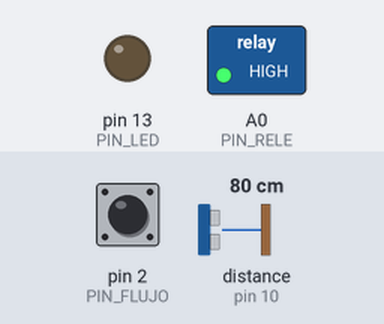
Simulated run of this sketch. Board: Arduino Uno, built with avr-gcc and run on an emulated ATmega328P. Parts: switched loads named in the sketch (green lamp = pin HIGH), output pins drawn as LEDs (lit = HIGH). Wiring (inferred from the names in the program): ultrasonic range finder: trigger pin 9; echo pin 10. The inputs (shaded band) are chosen by the test bench; at power-on: distance to the obstacle (sensor on pin 10) 80 cm, pin 2 (PIN_FLUJO) HIGH. The echo pulse lasts 58.3 µs per cm; pins used as bus, display or sensor lines are not drawn; what the sketch prints to the serial monitor is not drawn.

Above: at 1.2 s.
1.3 s: distance to the obstacle (sensor on pin 10) set to 6 cm
3.2 s: distance to the obstacle (sensor on pin 10) set to 3 cm
At 3.7 s:
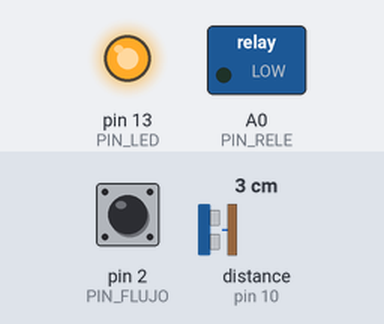
Timing chart, 0 to 6.2 s (numbered marks = the images above; inputs shaded):
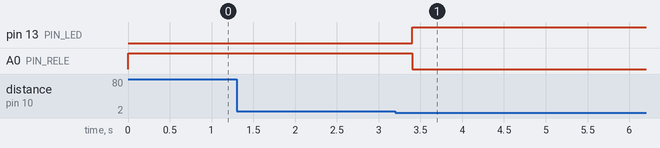

Measured:
- the behaviour switches between 5 and 4 cm on distance to the obstacle (sensor on pin 10) (found by bisection; images 0 and 1)
- after the input at 1.3 s, every drawn part: stays the same
- after the input at 3.2 s, pin 13 (PIN_LED): LOW → HIGH after 0.20 s; A0 (PIN_RELE): HIGH → LOW after 0.20 s

The sketch:

bomba_agua_uno.ino
```cpp
/*
  ===================================================================
   SCALL – Sistema de captación de agua de lluvia
   Versión Arduino UNO (sin WiFi, control local)
  ===================================================================
   La bomba arranca APAGADA.
     · Algo/agua a menos de DIST_ENCENDER_CM (4 cm) del HC-SR04
       → enciende la motobomba para vaciar el tanque.
     · Nada a esa distancia (>= DIST_APAGAR_CM) → apaga la motobomba.
       Los 0,5 cm de diferencia solo absorben el ruido del sensor.
       Para vaciar más el tanque, sube DIST_APAGAR_CM (por ejemplo, a
       la distancia entre el sensor y el fondo menos 2 cm).
   El YF-S201 solo informa caudal y litros por el Monitor Serie.
   El LED integrado (pin 13) se enciende junto con la bomba.

   Conexiones (el UNO trabaja a 5 V: NO se usan los divisores
   R1–R4 del esquemático de la ESP32, los cables van directos):
     HC-SR04  VCC→5V   GND→GND   TRIG→D9   ECHO→D10
     YF-S201  Rojo→5V  Negro→GND Amarillo→D2
     Relé     DC+→5V   DC-→GND   IN1→A0    (IN2 sin conectar)
              Jumper S1 en HIGH
              COM1→+5V fuente externa   NO1→cable rojo bomba
              Cable blanco bomba→ - fuente externa
              Diodo 1N4007 en paralelo con la bomba, franja hacia el rojo
     Opcional: resistencia de 10 kΩ de IN1 a GND para que el relé no
     se active mientras el UNO arranca.

   Arduino IDE:
     · Placa: "Arduino Uno"
     · Monitor Serie a 9600 baudios
     · No necesita librerías externas
  ===================================================================
*/

// --- Pines ---
#define PIN_TRIG   9
#define PIN_ECHO   10
#define PIN_FLUJO  2      // D2 = interrupción externa INT0
#define PIN_RELE   A0     // A0 usado como salida digital
#define PIN_LED    LED_BUILTIN

// true  = el relé se activa con HIGH (jumper S1 en HIGH)
// false = el relé se activa con LOW  (módulos de 1 canal sin jumper, como el
//         SRD-05VDC-SL-C con LED rojo de power y LED verde de relé activo)
// Prueba: con bomba=OFF en el Monitor Serie, el LED verde debe estar apagado.
const bool RELE_ACTIVO_ALTO = false;

// --- Control por nivel ---
const float         DIST_ENCENDER_CM    = 4.0;   // menos de esto → bomba ON
const float         DIST_APAGAR_CM      = 4.5;   // esto o más     → bomba OFF
const unsigned long T_MIN_CAMBIO_MS     = 2000;  // evita que el relé "tiemble"
const unsigned long T_SENSOR_PERDIDO_MS = 2000;  // sin lecturas válidas → apaga

// --- Caudalímetro ---
const float PULSOS_POR_LITRO = 450.0;            // YF-S201: F(Hz) = 7.5 × Q(L/min)

// --- Tiempos ---
const unsigned long T_LECTURA_US_MS = 100;       // lectura ultrasónica
const unsigned long T_CAUDAL_MS     = 1000;      // cálculo de caudal
const unsigned long T_REPORTE_MS    = 1000;      // Monitor Serie

// ----------------------------- Estado --------------------------------
bool  bomba       = false;
bool  sensorOk    = false;
float distanciaCm = -1;
float caudalLmin  = 0;
float litrosTotal = 0;

unsigned long tUltimaValida = 0, tUltimoCambio = 0;
unsigned long tLecturaUS = 0, tCaudal = 0, tReporte = 0;

// Caudalímetro (interrupción)
volatile unsigned long pulsos = 0;
void isrFlujo() { pulsos++; }

// Mediana de las últimas lecturas ultrasónicas
const int N_MUESTRAS = 5;
float muestras[N_MUESTRAS];
int   nMuestras = 0, iMuestra = 0;

// ----------------------------- Relé ----------------------------------
void escribirRele(bool on) {
  digitalWrite(PIN_RELE, (on == RELE_ACTIVO_ALTO) ? HIGH : LOW);
  digitalWrite(PIN_LED, on ? HIGH : LOW);
}

void setBomba(bool on, const char* porque) {
  if (on == bomba) return;
  bomba = on;
  escribirRele(on);
  tUltimoCambio = millis();
  Serial.print(F("[BOMBA] "));
  Serial.print(on ? F("ENCENDIDA") : F("APAGADA"));
  Serial.print(F(" ("));
  Serial.print(porque);
  Serial.println(F(")"));
}

// ------------------------- Sensor ultrasónico -------------------------
float medirDistanciaCm() {
  digitalWrite(PIN_TRIG, LOW);  delayMicroseconds(2);
  digitalWrite(PIN_TRIG, HIGH); delayMicroseconds(10);
  digitalWrite(PIN_TRIG, LOW);
  unsigned long us = pulseIn(PIN_ECHO, HIGH, 25000UL);   // máx ~4 m
  if (us == 0) return -1;                                // sin eco
  float cm = us * 0.0343f / 2.0f;
  if (cm < 1.0f || cm > 400.0f) return -1;               // fuera de rango
  return cm;
}

float mediana() {
  float t[N_MUESTRAS];
  for (int i = 0; i < nMuestras; i++) t[i] = muestras[i];
  for (int i = 1; i < nMuestras; i++) {                  // ordenamiento por inserción
    float v = t[i]; int j = i - 1;
    while (j >= 0 && t[j] > v) { t[j + 1] = t[j]; j--; }
    t[j + 1] = v;
  }
  return t[nMuestras / 2];
}

void actualizarNivel() {
  float cm = medirDistanciaCm();
  if (cm > 0) {
    muestras[iMuestra] = cm;
    iMuestra = (iMuestra + 1) % N_MUESTRAS;
    if (nMuestras < N_MUESTRAS) nMuestras++;
    distanciaCm = mediana();
    tUltimaValida = millis();
  }
  bool ok = nMuestras > 0 && (millis() - tUltimaValida < T_SENSOR_PERDIDO_MS);
  if (ok != sensorOk) {
    sensorOk = ok;
    Serial.println(ok ? F("[NIVEL] sensor OK") : F("[NIVEL] sensor SIN LECTURA"));
  }
}

// ---------------------------- Caudalímetro ----------------------------
void actualizarCaudal() {
  unsigned long ahora = millis();
  unsigned long dt = ahora - tCaudal;
  if (dt < T_CAUDAL_MS) return;
  tCaudal = ahora;

  noInterrupts();
  unsigned long p = pulsos;
  pulsos = 0;
  interrupts();

  float hz = p * 1000.0f / dt;
  caudalLmin = hz / 7.5f;
  litrosTotal += p / PULSOS_POR_LITRO;
}

// ------------------------------ Control -------------------------------
void controlBomba() {
  if (!sensorOk) { setBomba(false, "sin lectura de nivel"); return; }
  if (millis() - tUltimoCambio < T_MIN_CAMBIO_MS) return;   // anti-rebote

  if (!bomba && distanciaCm < DIST_ENCENDER_CM)       setBomba(true,  "agua cerca del sensor");
  else if (bomba && distanciaCm >= DIST_APAGAR_CM)    setBomba(false, "nada cerca del sensor");
}

// ------------------------------- Setup --------------------------------
void setup() {
  // El relé arranca APAGADO antes que cualquier otra cosa
  pinMode(PIN_LED, OUTPUT);
  escribirRele(false);
  pinMode(PIN_RELE, OUTPUT);
  escribirRele(false);

  Serial.begin(9600);
  Serial.println(F("\n=== SCALL – Arduino UNO ==="));
  Serial.println(F("Bomba APAGADA. Enciende con agua a menos de 4 cm."));

  pinMode(PIN_TRIG, OUTPUT);
  digitalWrite(PIN_TRIG, LOW);
  pinMode(PIN_ECHO, INPUT);
  pinMode(PIN_FLUJO, INPUT_PULLUP);
  attachInterrupt(digitalPinToInterrupt(PIN_FLUJO), isrFlujo, FALLING);

  tCaudal = millis();
}

// -------------------------------- Loop --------------------------------
void loop() {
  unsigned long ahora = millis();

  if (ahora - tLecturaUS >= T_LECTURA_US_MS) {
    tLecturaUS = ahora;
    actualizarNivel();
  }
  actualizarCaudal();
  controlBomba();

  if (millis() - tReporte >= T_REPORTE_MS) {
    tReporte = millis();
    Serial.print(F("dist="));
    if (sensorOk) Serial.print(distanciaCm, 1); else Serial.print(F("--"));
    Serial.print(F(" cm  bomba="));
    Serial.print(bomba ? F("ON") : F("OFF"));
    Serial.print(F("  caudal="));
    Serial.print(caudalLmin, 2);
    Serial.print(F(" L/min  litros="));
    Serial.println(litrosTotal, 3);
  }
}
```
